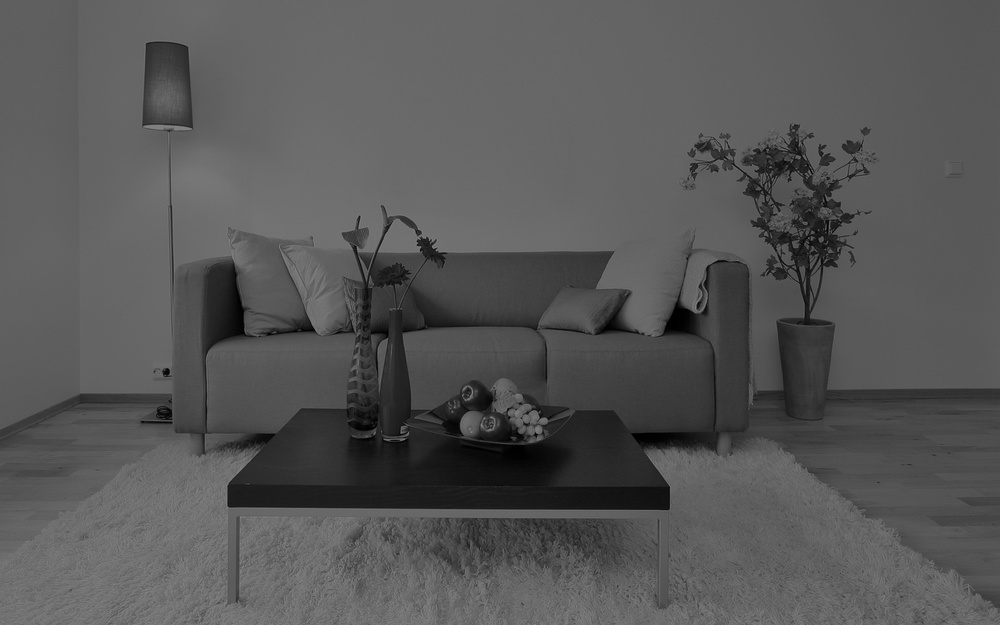
#> input picture 7_2.jpg, 1000 x 625 px, shrunk from 1920 x 1200 before the run
$ python tp2.py
#> lines starting #> are read from the running program, lines starting #| are printed output that depends on the picture
import cv2
import numpy as np

img = cv2.imread("7_2.jpg", cv2.IMREAD_GRAYSCALE)
#> img is the input picture: shape (625, 1000); min 0, max 141, mean 86.9

#ce code psq j'ai pas une image super a 255
#img[:] = img[:]/2
#cv2.imwrite("7_2.jpg",img) #sauvegarder

if img is None:
    print("Erreur de chargement")
    exit(0)

h,w = img.shape
#> h = 625; w = 1000
min, max = 255, 0
for y in range(h):
    for x in range(w):
        if(img[y,x]>max):
            max = img[y,x]
        if(img[y,x]<min):
            min = img[y,x]
#> after the loop, max = 141; min = 0
print(min, max)
#| 0 141
img_apres = np.zeros(img.shape, img.dtype)
for y in range(h):
    for x in range(w):
        img_apres[y,x] = (img[y,x]-min)*255/(max-min)
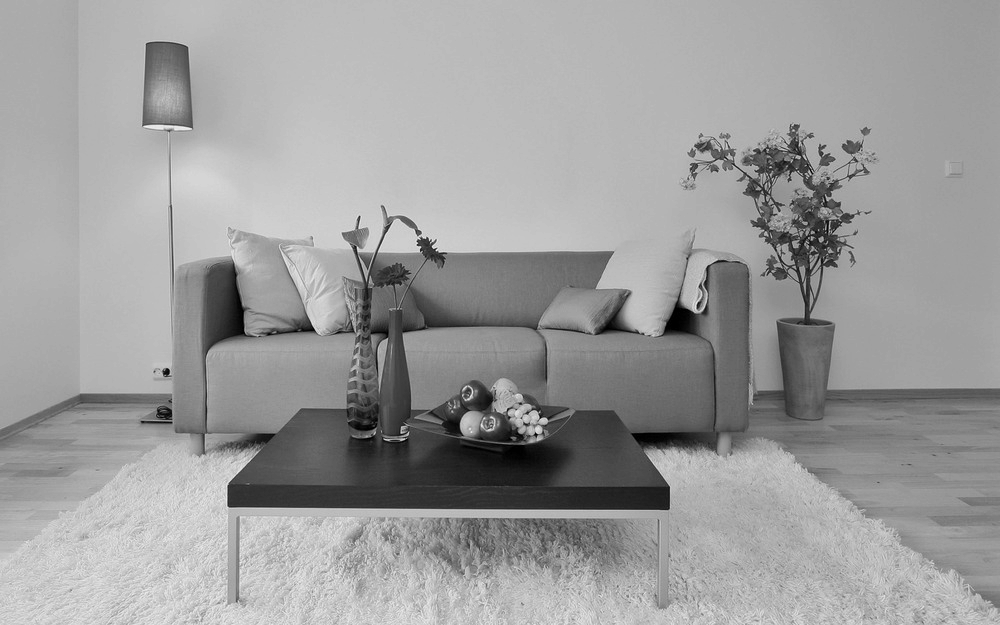
#> img_apres: shape (625, 1000); min 0, max 255, mean 156.6

print("min: ",min," max: ",max)
#| min:  0  max:  141

cv2.imshow("image avant",img)
cv2.imshow("image apres",img_apres)

import matplotlib.pyplot as plt
#pour chaque niv deg on calcule le nbr de pix
hist_avant = np.zeros((256,1),np.uint16)  #nbr de pix
for y in range(h):
    for x in range(w):
        hist_avant[img[y,x]] +=1
hist_apres = cv2.calcHist([img_apres],[0],None,[256],[0,255]) #une fct predifinie = le code avant
#> hist_apres = 256 values, max 24585 at index 184, min 0 at index 2, mean 2441.4

plt.figure()
plt.title("image normalisee")
plt.xlabel("NG")
plt.ylabel("NG_Pixeles")
plt.plot(hist_avant)
plt.plot(hist_apres)
plt.xlim([0,255])
plt.show()
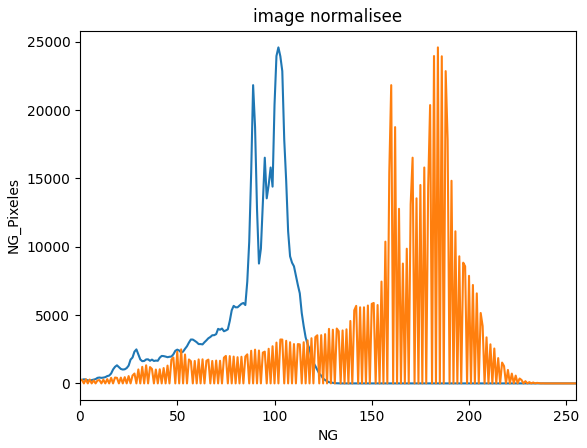
#> figure drawn by matplotlib, 1 panel; curve peaks at x = 102, y = 24585; curve peaks at x = 184, y = 24585


cv2.waitKey(0)
cv2.destroyAllWindows()

$ run again, with jardin.jpg copied over 7_2.jpg
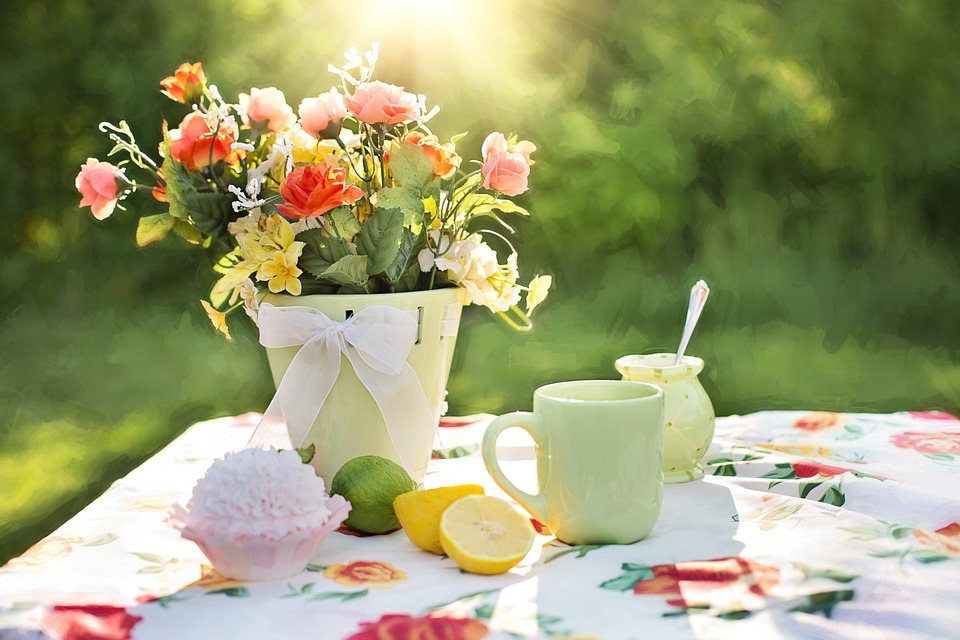
#> input picture jardin.jpg, 960 x 640 px
#> `img = cv2.imread("7_2.jpg", cv2.IMREAD_GRAYSCALE)`:
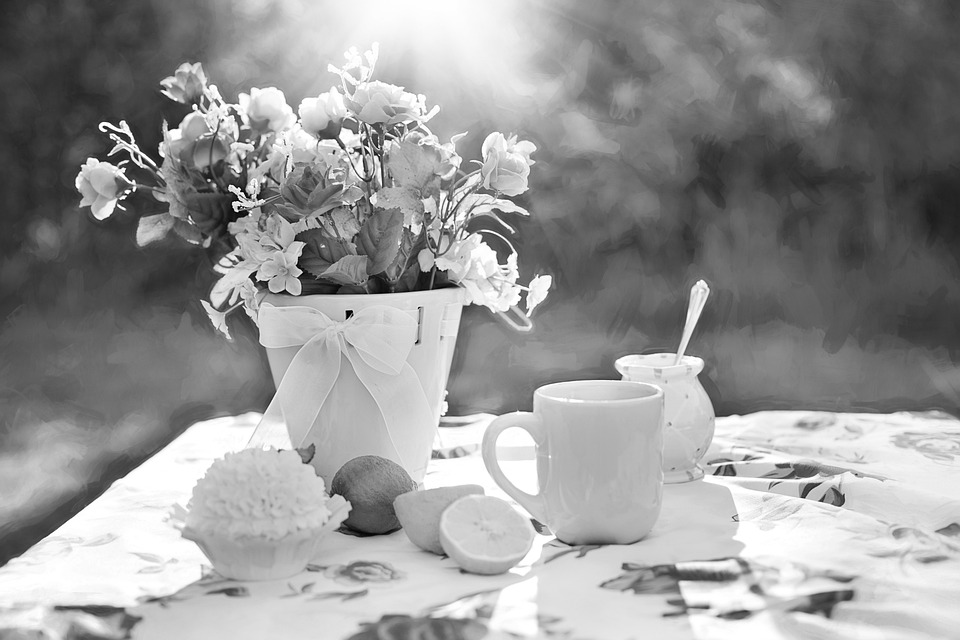
#> img: shape (640, 960); min 0, max 255, mean 150.5
#> after the loop `for y in range(h):`: max = 255; min = 0
#| 0 255
#| min:  0  max:  255
#> hist_apres = 256 values, max 5312 at index 254, min 0 at index 255, mean 2351.8
#> `plt.show()`:
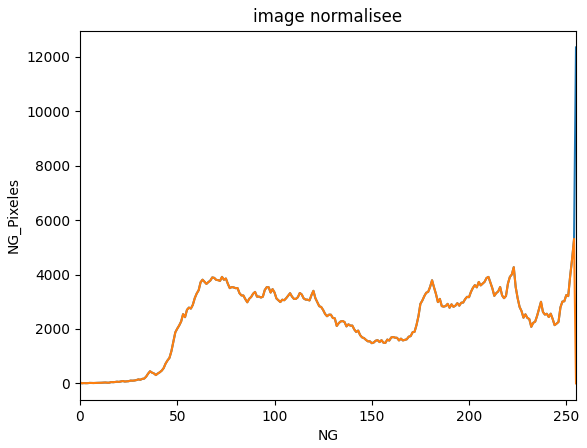
#> figure drawn by matplotlib, 1 panel; curve peaks at x = 255, y = 12352; curve peaks at x = 254, y = 5312

$ run again, with un.jpg copied over 7_2.jpg
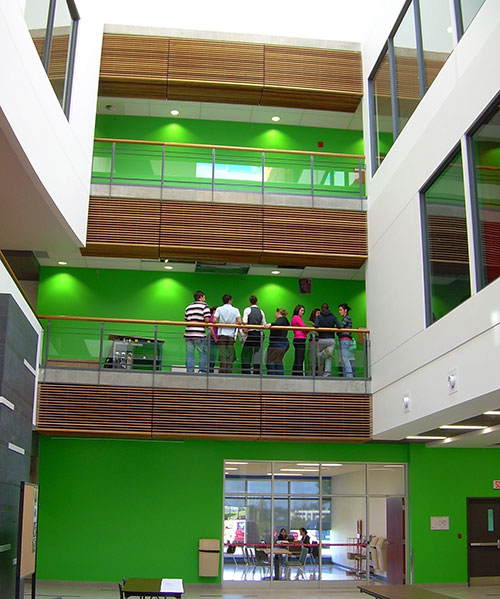
#> input picture un.jpg, 500 x 599 px
#> `img = cv2.imread("7_2.jpg", cv2.IMREAD_GRAYSCALE)`:
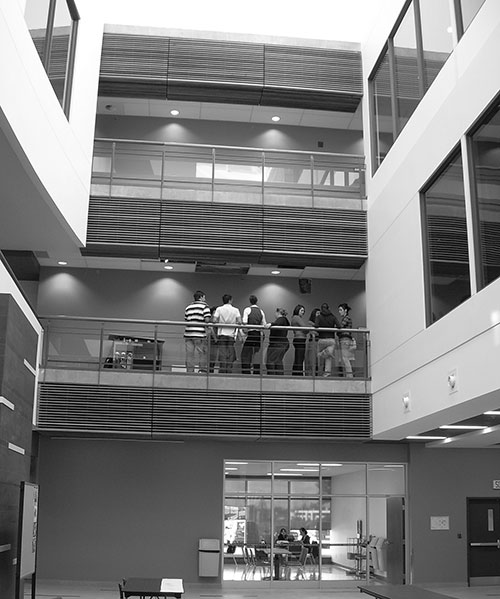
#> img: shape (599, 500); min 0, max 255, mean 125.2
#> after the loop `for y in range(h):`: max = 255; min = 0
#| 0 255
#| min:  0  max:  255
#> hist_apres = 256 values, max 3029 at index 87, min 0 at index 255, mean 1127.7
#> `plt.show()`:
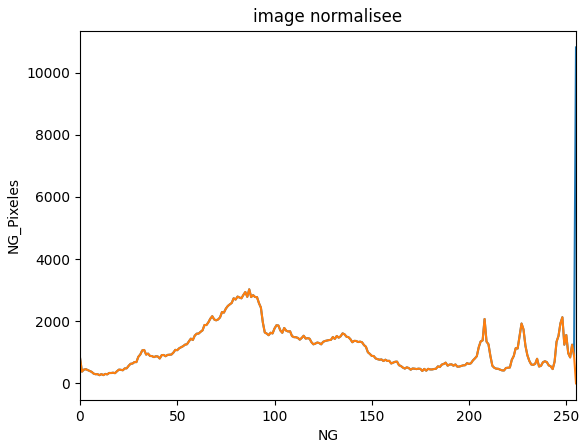
#> figure drawn by matplotlib, 1 panel; curve peaks at x = 255, y = 10815; curve peaks at x = 87, y = 3029
